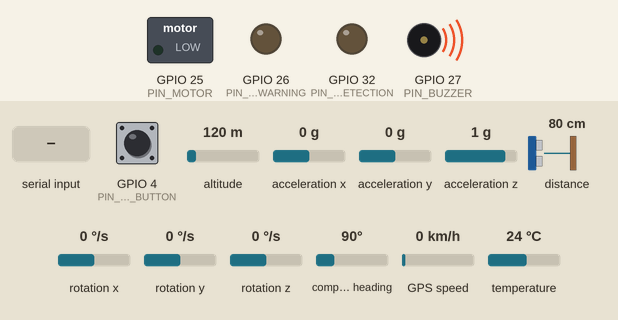
This program was run on a simulated ESP32. Shown: switched loads named in the program (green lamp = pin HIGH), output pins drawn as LEDs (lit = HIGH), buzzer (waves = sounding, pin HIGH). The test bench sets the inputs (shaded band); at power-on: GPIO 4 (PIN_MODE_BUTTON) HIGH, altitude 120 m, acceleration x 0 g, acceleration y 0 g, acceleration z 1 g, distance to the obstacle 80 cm, rotation x 0 °/s, rotation y 0 °/s, rotation z 0 °/s, compass heading 90°, GPS speed 0 km/h, temperature 24 °C. The GPS gets a fix after 3 s at 37.7749, -122.4194 with 8 satellites; what the program prints to the serial monitor is not drawn.

Above: at 2.8 s.
2.9 s: GPIO 4 (PIN_MODE_BUTTON) pulled LOW for 0.15 s
At 3.5 s:
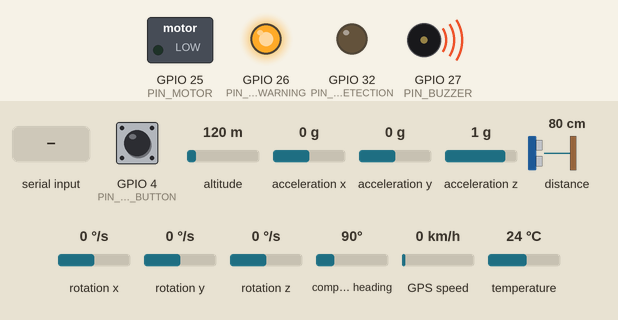
4.5 s: "S" received over Serial
At 4.9 s:
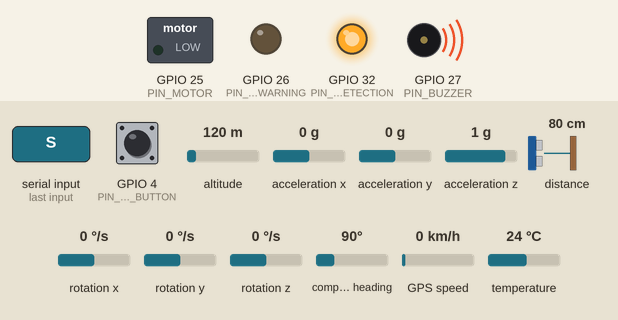
9.6 s: GPIO 4 (PIN_MODE_BUTTON) pulled LOW for 1 s
At 10.3 s:
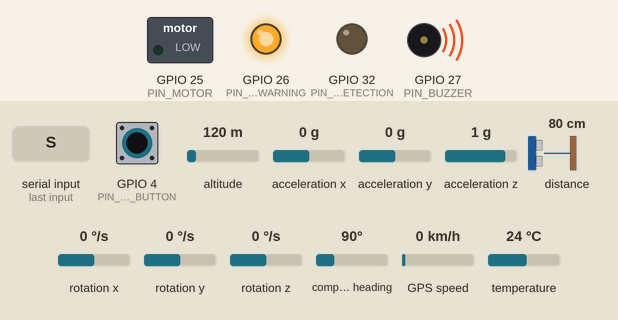
12.7 s: "A" received over Serial
At 12.83 s:
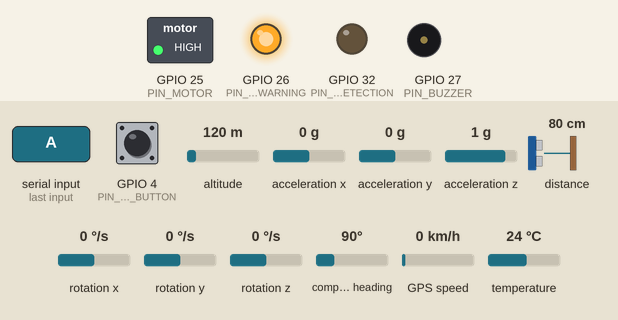
Timing chart, 0 to 15.4 s (numbered marks = the images above; inputs shaded):
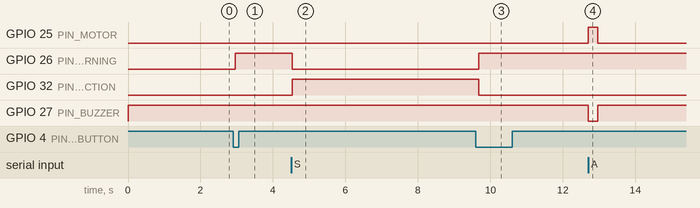

Measured:
- after the input at 2.9 s, GPIO 26 (PIN_LED_WARNING): LOW → HIGH after 0.06 s
- after the input at 4.5 s, GPIO 26 (PIN_LED_WARNING): HIGH → LOW at once; GPIO 32 (PIN_LED_DETECTION): LOW → HIGH at once
- after the input at 9.6 s, GPIO 26 (PIN_LED_WARNING): LOW → HIGH after 0.08 s; GPIO 32 (PIN_LED_DETECTION): HIGH → LOW after 0.08 s
- after the input at 12.7 s, GPIO 25 (PIN_MOTOR): LOW → HIGH at once, → LOW 0.26 s later; GPIO 27 (PIN_BUZZER): HIGH → LOW at once, → HIGH 0.26 s later

The program:

main.cpp
```cpp
#include <Adafruit_MPU6050.h>
#include <Adafruit_Sensor.h>
#include <Adafruit_VL53L0X.h>
#include <Arduino.h>
#include <TinyGPSPlus.h>
#include <Wire.h>

// Wiring confirmed with the physical prototype.
constexpr uint8_t PIN_LED_DETECTION = 32; // Blue LED / A4
constexpr uint8_t PIN_LED_WARNING = 26;   // Red LED
constexpr uint8_t PIN_MOTOR = 25;
constexpr uint8_t PIN_BUZZER = 27;
// The installed three-pin buzzer module is active-low: HIGH is silent and
// LOW sounds. Keep it silent during boot and outside saved-hazard warnings.
constexpr uint8_t BUZZER_OFF = HIGH;
constexpr uint8_t BUZZER_ON = LOW;
constexpr uint8_t PIN_MODE_BUTTON = 4;
constexpr uint8_t PIN_GPS_RX = 16;
constexpr uint8_t PIN_GPS_TX = 17;
constexpr uint8_t PIN_I2C_SDA = 21;
constexpr uint8_t PIN_I2C_SCL = 22;

constexpr uint32_t SERIAL_BAUD = 115200;
constexpr uint32_t GPS_BAUD = 9600;
constexpr uint32_t SENSOR_INTERVAL_MS = 100;
constexpr uint32_t STATUS_INTERVAL_MS = 500;
constexpr uint32_t GPS_MAX_AGE_MS = 2000;
constexpr uint32_t BUTTON_DEBOUNCE_MS = 40;
constexpr uint32_t MOTOR_PULSE_MS = 250;
constexpr uint32_t MOTOR_PULSE_GAP_MS = 180;
constexpr uint32_t MOTOR_SETTLE_MS = 500;
constexpr uint32_t BUMP_MAX_DURATION_MS = 2000;
constexpr float VERTICAL_TRIGGER_MS2 = 1.00F;
constexpr float VERTICAL_RETURN_MS2 = 0.45F;
constexpr float IMPACT_FILTER_ALPHA = 0.22F;

enum class Mode { IDLE, DETECTION, WARNING };

Adafruit_MPU6050 mpu;
Adafruit_VL53L0X tof;
TinyGPSPlus gps;
HardwareSerial gpsSerial(2);

Mode mode = Mode::IDLE;
bool mpuReady = false;
bool tofReady = false;
bool motorActive = false;
bool buzzerEnabledForPattern = false;
uint8_t pendingMotorPulses = 0;
bool lastButtonReading = HIGH;
bool stableButtonState = HIGH;

enum class BumpState { STABLE, TRACKING };
BumpState bumpState = BumpState::STABLE;

uint32_t lastSensorAt = 0;
uint32_t lastStatusAt = 0;
uint32_t motorStartedAt = 0;
uint32_t motorStoppedAt = 0;
uint32_t nextMotorPulseAt = 0;
uint32_t buttonChangedAt = 0;
uint32_t bumpStartedAt = 0;

float ax = 0.0F;
float ay = 0.0F;
float az = 0.0F;
float gravityBaseline = 9.81F;
float baselineAz = 9.81F;
float impact = 0.0F;
float baselinePitchDeg = 0.0F;
float baselineRollDeg = 0.0F;
float tiltDeg = 0.0F;
float previousTiltDeg = 0.0F;
float maxTiltDeg = 0.0F;
float peakImpact = 0.0F;
uint16_t peakDistanceMm = 0;
uint16_t distanceMm = 0;
bool distanceValid = false;

void calibrateMpu();

const char *modeName() {
  if (mode == Mode::DETECTION)
    return "DETECTION";
  if (mode == Mode::WARNING)
    return "WARNING";
  return "IDLE";
}

void renderModeLeds() {
  digitalWrite(PIN_LED_DETECTION, mode == Mode::DETECTION ? HIGH : LOW);
  digitalWrite(PIN_LED_WARNING, mode == Mode::WARNING ? HIGH : LOW);
}

void setMode(Mode nextMode) {
  mode = nextMode;
  bumpState = BumpState::STABLE;
  maxTiltDeg = 0.0F;
  peakImpact = 0.0F;
  renderModeLeds();
  Serial.printf("[MODE] %s\n", modeName());
  if (mode == Mode::DETECTION || mode == Mode::WARNING)
    calibrateMpu();
}

void beginMotorPulse() {
  motorActive = true;
  motorStartedAt = millis();
  digitalWrite(PIN_MOTOR, HIGH);
  digitalWrite(PIN_BUZZER,
               buzzerEnabledForPattern ? BUZZER_ON : BUZZER_OFF);
}

void startMotorPattern(const char *reason, uint8_t pulseCount,
                       bool includeBuzzer = false) {
  if (motorActive || pendingMotorPulses > 0 || pulseCount == 0)
    return;
  buzzerEnabledForPattern = includeBuzzer;
  pendingMotorPulses = pulseCount - 1;
  beginMotorPulse();
  Serial.printf("[MOTOR] pattern=%u reason=%s\n", pulseCount, reason);
}

void updateMotor() {
  const uint32_t now = millis();
  if (motorActive && now - motorStartedAt >= MOTOR_PULSE_MS) {
    digitalWrite(PIN_MOTOR, LOW);
    digitalWrite(PIN_BUZZER, BUZZER_OFF);
    motorActive = false;
    motorStoppedAt = now;
    nextMotorPulseAt = now + MOTOR_PULSE_GAP_MS;
    Serial.println("[MOTOR] pulse complete");
  }
  if (motorActive || pendingMotorPulses == 0 || now < nextMotorPulseAt)
    return;
  pendingMotorPulses -= 1;
  beginMotorPulse();
}

void readGps() {
  while (gpsSerial.available())
    gps.encode(gpsSerial.read());
}

void readSensors() {
  if (millis() - lastSensorAt < SENSOR_INTERVAL_MS)
    return;
  lastSensorAt = millis();

  if (mpuReady) {
    sensors_event_t acceleration, rotation, temperature;
    mpu.getEvent(&acceleration, &rotation, &temperature);
    ax = acceleration.acceleration.x;
    ay = acceleration.acceleration.y;
    az = acceleration.acceleration.z;
    // Use vertical movement relative to the stationary baseline. Horizontal
    // pushing should not be treated as a pothole.
    const float rawImpact = fabsf(az - baselineAz);
    impact += IMPACT_FILTER_ALPHA * (rawImpact - impact);
    const float pitchDeg = atan2f(ay, sqrtf(ax * ax + az * az)) *
                           180.0F / PI;
    const float rollDeg = atan2f(-ax, az) * 180.0F / PI;
    const float pitchOffset = pitchDeg - baselinePitchDeg;
    const float rollOffset = rollDeg - baselineRollDeg;
    previousTiltDeg = tiltDeg;
    tiltDeg = sqrtf(pitchOffset * pitchOffset + rollOffset * rollOffset);
  }

  if (tofReady) {
    VL53L0X_RangingMeasurementData_t measurement;
    tof.rangingTest(&measurement, false);
    distanceMm = measurement.RangeMilliMeter;
    distanceValid = measurement.RangeStatus == 0 && distanceMm >= 30 &&
                    distanceMm <= 1500;
  }
}

// A valid tabletop bump is one clear vertical movement followed by a return to
// the stationary baseline. Warning mode only replays saved hazards.
void detectImpact() {
  if (mode != Mode::DETECTION || !mpuReady || motorActive ||
      millis() - motorStoppedAt < MOTOR_SETTLE_MS)
    return;

  if (bumpState == BumpState::STABLE) {
    if (impact < VERTICAL_TRIGGER_MS2)
      return;
    bumpState = BumpState::TRACKING;
    bumpStartedAt = millis();
    maxTiltDeg = tiltDeg;
    peakImpact = impact;
    peakDistanceMm = distanceValid ? distanceMm : 0;
    Serial.printf("[BUMP] TRACKING vertical=%.2f\n", impact);
    return;
  }

  if (tiltDeg > maxTiltDeg)
    maxTiltDeg = tiltDeg;
  if (impact > peakImpact) {
    peakImpact = impact;
    peakDistanceMm = distanceValid ? distanceMm : peakDistanceMm;
  }

  if (millis() - bumpStartedAt > BUMP_MAX_DURATION_MS) {
    bumpState = BumpState::STABLE;
    Serial.println("[BUMP] CANCELLED reason=no-return");
    return;
  }

  if (impact > VERTICAL_RETURN_MS2)
    return;

  Serial.printf("[IMPACT] DETECTED value=%.2f distance_mm=%u tilt_deg=%.1f severity=NORMAL\n",
                peakImpact, peakDistanceMm, maxTiltDeg);
  startMotorPattern("impact-detected", 1);
  bumpState = BumpState::STABLE;
}

void readModeButton() {
  const bool reading = digitalRead(PIN_MODE_BUTTON);
  if (reading != lastButtonReading) {
    lastButtonReading = reading;
    buttonChangedAt = millis();
  }
  if (millis() - buttonChangedAt < BUTTON_DEBOUNCE_MS ||
      reading == stableButtonState)
    return;
  stableButtonState = reading;
  if (stableButtonState == LOW)
    setMode(mode == Mode::WARNING ? Mode::DETECTION : Mode::WARNING);
}

void handleCommand(char command) {
  switch (command) {
  case 'S':
  case 's':
  case 'D':
  case 'd':
    setMode(Mode::DETECTION);
    break;
  case 'E':
  case 'e':
    setMode(Mode::IDLE);
    break;
  case 'W':
  case 'w':
    setMode(Mode::WARNING);
    break;
  case 'A':
  case 'a':
    if (mode == Mode::WARNING)
      startMotorPattern("saved-hazard-warning", 1, true);
    break;
  default:
    break;
  }
}

void readSerialCommands() {
  while (Serial.available())
    handleCommand(static_cast<char>(Serial.read()));
}

void printStatus() {
  if (millis() - lastStatusAt < STATUS_INTERVAL_MS)
    return;
  lastStatusAt = millis();

  Serial.printf("DATA mode=%s mpu=%s ax=%.2f ay=%.2f az=%.2f impact=%.2f tilt=%.1f ",
                modeName(), mpuReady ? "OK" : "FAIL", ax, ay, az, impact,
                tiltDeg);
  if (!tofReady)
    Serial.print("vl53=FAIL distance_mm=0 ");
  else if (!distanceValid)
    Serial.print("vl53=INVALID distance_mm=0 ");
  else
    Serial.printf("vl53=OK distance_mm=%u ", distanceMm);

  const uint32_t gpsAge = gps.location.age();
  if (gps.location.isValid() && gpsAge <= GPS_MAX_AGE_MS) {
    Serial.printf("gps=FIX sats=%lu lat=%.6f lng=%.6f age_ms=%lu hdop=%.1f ",
                  static_cast<unsigned long>(gps.satellites.value()),
                  gps.location.lat(), gps.location.lng(),
                  static_cast<unsigned long>(gpsAge),
                  gps.hdop.isValid() ? gps.hdop.hdop() : 99.9);
  } else if (gps.location.isValid()) {
    Serial.printf("gps=STALE sats=%lu age_ms=%lu ",
                  static_cast<unsigned long>(gps.satellites.value()),
                  static_cast<unsigned long>(gpsAge));
  } else {
    Serial.printf("gps=WAIT sats=%lu ",
                  static_cast<unsigned long>(gps.satellites.value()));
  }
  Serial.printf("motor=%s bump=%s\n", motorActive ? "ON" : "OFF",
                bumpState == BumpState::STABLE ? "STABLE" : "TRACKING");
}

void calibrateMpu() {
  if (!mpuReady)
    return;
  Serial.println("[MPU] Keep car still for calibration");
  float magnitudeSum = 0.0F;
  float azSum = 0.0F;
  float pitchSum = 0.0F;
  float rollSum = 0.0F;
  constexpr uint16_t sampleCount = 50;
  for (uint16_t i = 0; i < sampleCount; ++i) {
    sensors_event_t acceleration, rotation, temperature;
    mpu.getEvent(&acceleration, &rotation, &temperature);
    const float x = acceleration.acceleration.x;
    const float y = acceleration.acceleration.y;
    const float z = acceleration.acceleration.z;
    magnitudeSum += sqrtf(x * x + y * y + z * z);
    azSum += z;
    pitchSum += atan2f(y, sqrtf(x * x + z * z)) * 180.0F / PI;
    rollSum += atan2f(-x, z) * 180.0F / PI;
    delay(20);
  }
  gravityBaseline = magnitudeSum / sampleCount;
  baselineAz = azSum / sampleCount;
  baselinePitchDeg = pitchSum / sampleCount;
  baselineRollDeg = rollSum / sampleCount;
  impact = 0.0F;
  tiltDeg = 0.0F;
  previousTiltDeg = 0.0F;
  Serial.printf("[MPU] baseline=%.3f pitch=%.1f roll=%.1f\n",
                gravityBaseline, baselinePitchDeg, baselineRollDeg);
}

void setup() {
  digitalWrite(PIN_MOTOR, LOW);
  // Set the output latch before enabling the pin to avoid a startup beep.
  digitalWrite(PIN_BUZZER, BUZZER_OFF);
  pinMode(PIN_MOTOR, OUTPUT);
  pinMode(PIN_BUZZER, OUTPUT);
  pinMode(PIN_LED_DETECTION, OUTPUT);
  pinMode(PIN_LED_WARNING, OUTPUT);
  pinMode(PIN_MODE_BUTTON, INPUT_PULLUP);
  renderModeLeds();

  Serial.begin(SERIAL_BAUD);
  delay(500);
  Wire.begin(PIN_I2C_SDA, PIN_I2C_SCL);
  Wire.setClock(100000);
  mpuReady = mpu.begin(0x68, &Wire) || mpu.begin(0x69, &Wire);
  tofReady = tof.begin(0x29, false, &Wire);
  if (mpuReady) {
    mpu.setAccelerometerRange(MPU6050_RANGE_8_G);
    mpu.setGyroRange(MPU6050_RANGE_500_DEG);
    mpu.setFilterBandwidth(MPU6050_BAND_21_HZ);
    calibrateMpu();
  }
  gpsSerial.begin(GPS_BAUD, SERIAL_8N1, PIN_GPS_RX, PIN_GPS_TX);
  Serial.printf("[READY] MPU=%s VL53=%s\n", mpuReady ? "OK" : "FAIL",
                tofReady ? "OK" : "FAIL");
  Serial.println("[COMMANDS] S=start E=end W=warning A=alert");
}

void loop() {
  readGps();
  readSensors();
  readModeButton();
  readSerialCommands();
  updateMotor();
  detectImpact();
  printStatus();
}
```
